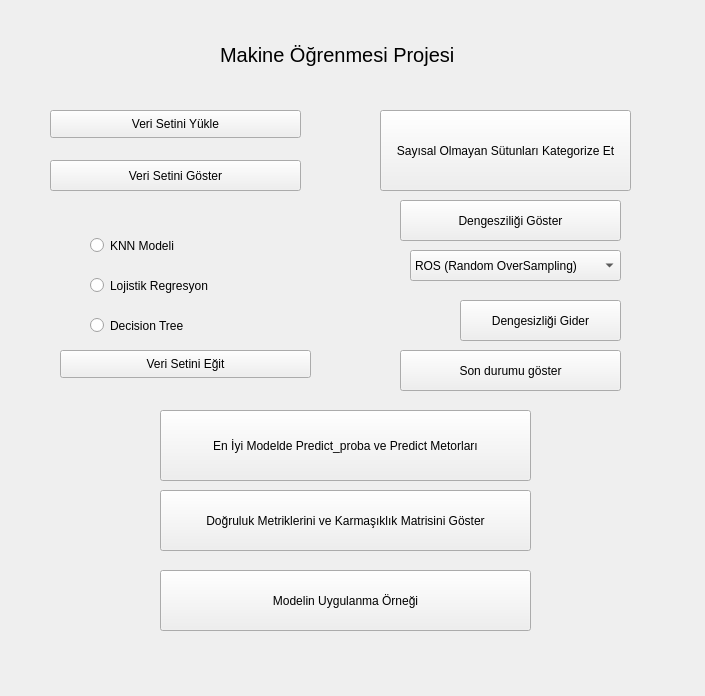
<?xml version="1.0" encoding="UTF-8"?>
<ui version="4.0">
 <class>Form2</class>
 <widget class="QWidget" name="Form2">
  <property name="geometry">
   <rect>
    <x>0</x>
    <y>0</y>
    <width>705</width>
    <height>696</height>
   </rect>
  </property>
  <property name="windowTitle">
   <string>Dengesizlik</string>
  </property>
  <widget class="QLabel" name="label_baslik">
   <property name="geometry">
    <rect>
     <x>220</x>
     <y>40</y>
     <width>286</width>
     <height>30</height>
    </rect>
   </property>
   <property name="font">
    <font>
     <pointsize>15</pointsize>
    </font>
   </property>
   <property name="text">
    <string>Makine Öğrenmesi Projesi</string>
   </property>
  </widget>
  <widget class="QRadioButton" name="radioButton_knn">
   <property name="geometry">
    <rect>
     <x>90</x>
     <y>230</y>
     <width>151</width>
     <height>31</height>
    </rect>
   </property>
   <property name="text">
    <string>KNN Modeli</string>
   </property>
  </widget>
  <widget class="QRadioButton" name="radioButton_dt">
   <property name="geometry">
    <rect>
     <x>90</x>
     <y>310</y>
     <width>161</width>
     <height>31</height>
    </rect>
   </property>
   <property name="text">
    <string>Decision Tree</string>
   </property>
  </widget>
  <widget class="QRadioButton" name="radioButton_lr">
   <property name="geometry">
    <rect>
     <x>90</x>
     <y>270</y>
     <width>171</width>
     <height>31</height>
    </rect>
   </property>
   <property name="text">
    <string>Lojistik Regresyon</string>
   </property>
  </widget>
  <widget class="QPushButton" name="pushButton_veriSetiYkle">
   <property name="geometry">
    <rect>
     <x>50</x>
     <y>110</y>
     <width>251</width>
     <height>28</height>
    </rect>
   </property>
   <property name="text">
    <string>Veri Setini Yükle</string>
   </property>
  </widget>
  <widget class="QPushButton" name="pushButton_veriSetiGster">
   <property name="geometry">
    <rect>
     <x>50</x>
     <y>160</y>
     <width>251</width>
     <height>31</height>
    </rect>
   </property>
   <property name="text">
    <string>Veri Setini Göster</string>
   </property>
  </widget>
  <widget class="QPushButton" name="pushButton_onslemeHazrlk">
   <property name="geometry">
    <rect>
     <x>380</x>
     <y>110</y>
     <width>251</width>
     <height>81</height>
    </rect>
   </property>
   <property name="text">
    <string>Sayısal Olmayan Sütunları Kategorize Et</string>
   </property>
  </widget>
  <widget class="QPushButton" name="pushButton_predict_proba">
   <property name="geometry">
    <rect>
     <x>160</x>
     <y>410</y>
     <width>371</width>
     <height>71</height>
    </rect>
   </property>
   <property name="text">
    <string>En İyi Modelde Predict_proba ve Predict Metorları</string>
   </property>
  </widget>
  <widget class="QPushButton" name="pushButton_veriSetiniEgit">
   <property name="geometry">
    <rect>
     <x>60</x>
     <y>350</y>
     <width>251</width>
     <height>28</height>
    </rect>
   </property>
   <property name="text">
    <string>Veri Setini Eğit</string>
   </property>
  </widget>
  <widget class="QPushButton" name="pushButton_DengesizligiGider">
   <property name="geometry">
    <rect>
     <x>460</x>
     <y>300</y>
     <width>161</width>
     <height>41</height>
    </rect>
   </property>
   <property name="text">
    <string>Dengesizliği Gider</string>
   </property>
  </widget>
  <widget class="QComboBox" name="comboBox_DengesizlikYntemleri">
   <property name="geometry">
    <rect>
     <x>410</x>
     <y>250</y>
     <width>211</width>
     <height>31</height>
    </rect>
   </property>
   <item>
    <property name="text">
     <string>ROS (Random OverSampling)</string>
    </property>
   </item>
   <item>
    <property name="text">
     <string>RUS (Random UnderSampling)</string>
    </property>
   </item>
  </widget>
  <widget class="QPushButton" name="pushButtonMetrikler">
   <property name="geometry">
    <rect>
     <x>160</x>
     <y>490</y>
     <width>371</width>
     <height>61</height>
    </rect>
   </property>
   <property name="text">
    <string>Doğruluk Metriklerini ve Karmaşıklık Matrisini Göster</string>
   </property>
  </widget>
  <widget class="QPushButton" name="pushButtonDengesizligiGster">
   <property name="geometry">
    <rect>
     <x>400</x>
     <y>200</y>
     <width>221</width>
     <height>41</height>
    </rect>
   </property>
   <property name="text">
    <string>Dengesziliği Göster</string>
   </property>
  </widget>
  <widget class="QPushButton" name="pushButtonDengesizligiGster_2">
   <property name="geometry">
    <rect>
     <x>400</x>
     <y>350</y>
     <width>221</width>
     <height>41</height>
    </rect>
   </property>
   <property name="text">
    <string>Son durumu göster</string>
   </property>
  </widget>
  <widget class="QPushButton" name="pushButtonModelOrnek">
   <property name="geometry">
    <rect>
     <x>160</x>
     <y>570</y>
     <width>371</width>
     <height>61</height>
    </rect>
   </property>
   <property name="text">
    <string>Modelin Uygulanma Örneği</string>
   </property>
  </widget>
 </widget>
 <resources/>
 <connections/>
</ui>
